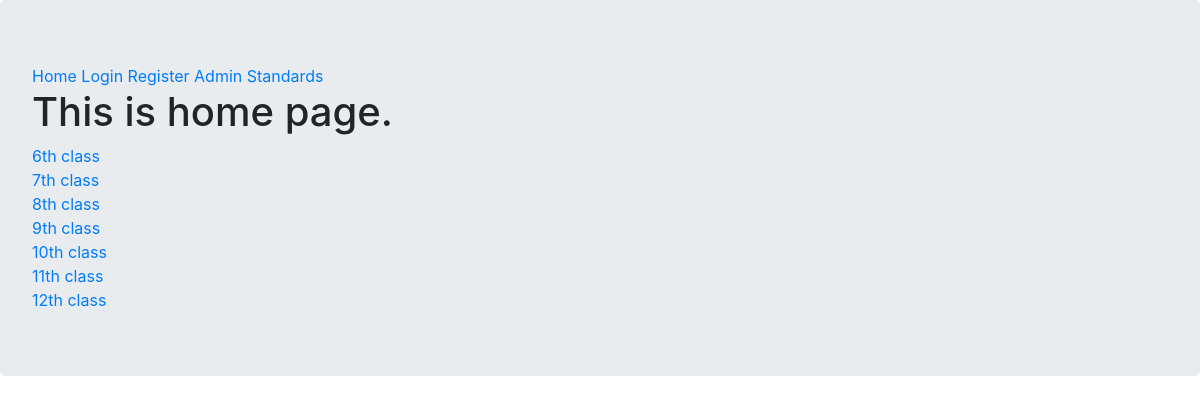
The app's page /curriculum/ with its own data.
### curriculum/models.py (models this page shows, shortened)
class Standard(models.Model):
    name=models.CharField(max_length=100,unique=True)
    slug=models.SlugField(null=True, blank=True)
    description=models.TextField(max_length=500,blank=True)

### curriculum/views.py (the view)
# urls.py: path('',views.StandardListView.as_view(),name='standard_list'),
class StandardListView(ListView):
    context_object_name='standards'
    model= Standard
    template_name='curriculum/standard_list_view.html'

### curriculum/templates/curriculum/standard_list_view.html
{% extends  'base.html'%}
{% load crispy_forms_tags %}
{% block content %}
{% for standard in standards %}
<a href="{% url 'curriculum:subject_list' slug=standard.slug %}">{{standard.name}}</a><br>
{% endfor %}
{% endblock %}

### records on screen
Standard: name "6th class"
Standard: name "7th class"
Standard: name "8th class"
Standard: name "9th class"
Standard: name "10th class"
Standard: name "11th class"
Standard: name "12th class"
